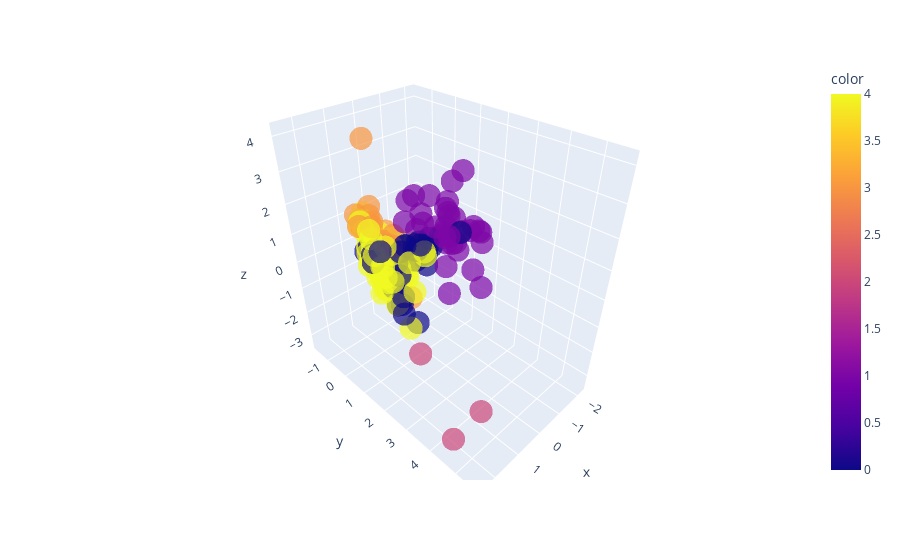

Write notebook code for a chart like this one.
### Markdown cell above
## PCA clusters visualisation

### Code cell
countries = data_pca.index.tolist()
fig = px.scatter_3d(x=data_pca.PC1, y=data_pca.PC2, z=data_pca.PC3, color=data_pca.cluster, opacity=0.7)
fig.update_traces(mode="markers", hovertemplate=countries)
fig.show()

### Figure 1 — Plotly figure (JSON) as saved in the notebook; plotly's stock layout.template omitted (floating-point values rounded to 4 significant figures; data arrays with more than 128 entries replaced by an {"elided": "..."} marker saying what was removed)
{"data": [{"hovertemplate": {"elided": "167 str values"}, "legendgroup": "", "marker": {"color": {"elided": "167 int values"}, "coloraxis": "coloraxis", "opacity": 0.7, "symbol": "circle"}, "mode": "markers", "name": "", "scene": "scene", "showlegend": false, "type": "scatter3d", "x": {"elided": "167 float values"}, "y": {"elided": "167 float values"}, "z": {"elided": "167 float values"}}], "layout": {"coloraxis": {"colorbar": {"title": {"text": "color"}}, "colorscale": [[0, "#0d0887"], [0.1111, "#46039f"], [0.2222, "#7201a8"], [0.3333, "#9c179e"], [0.4444, "#bd3786"], [0.5556, "#d8576b"], [0.6667, "#ed7953"], [0.7778, "#fb9f3a"], [0.8889, "#fdca26"], [1, "#f0f921"]]}, "legend": {"tracegroupgap": 0}, "margin": {"t": 60}, "scene": {"domain": {"x": [0, 1], "y": [0, 1]}, "xaxis": {"title": {"text": "x"}}, "yaxis": {"title": {"text": "y"}}, "zaxis": {"title": {"text": "z"}}}}}
